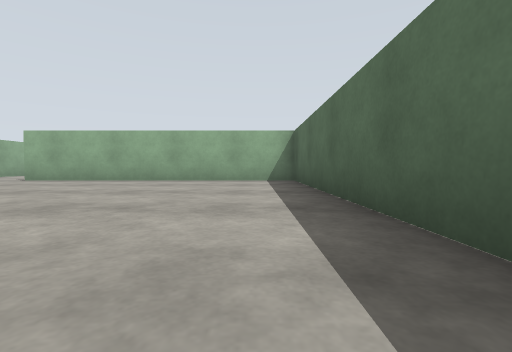
view 1 (above)

18 first-person views from a walk through a robot-simulator world made for Gazebo. The camera is 0.72 m above the floor, tilts 2° down and sees 85° across. The floor is counted in squares, 2 m on a side. Each view is taken from the middle of a square. On the plan, view 1 faces up. The plan holds only what a view shows up to about 9 squares ahead; the rest is blank.

view 2
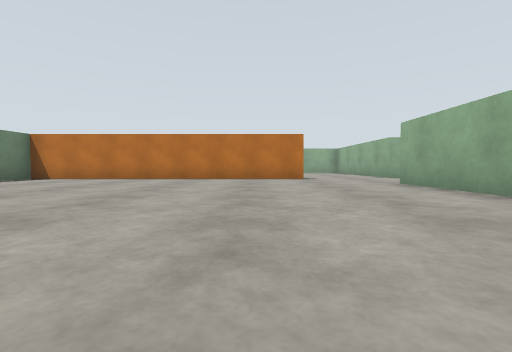

view 3
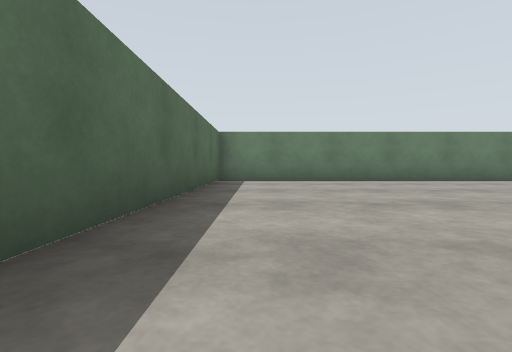

view 4
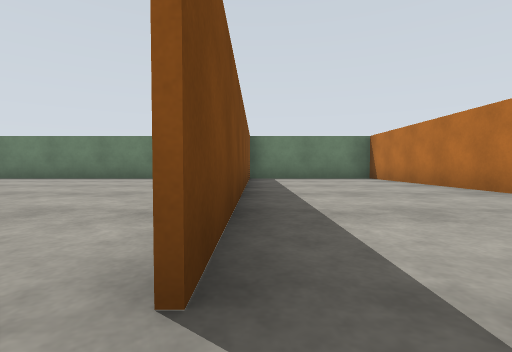

view 5
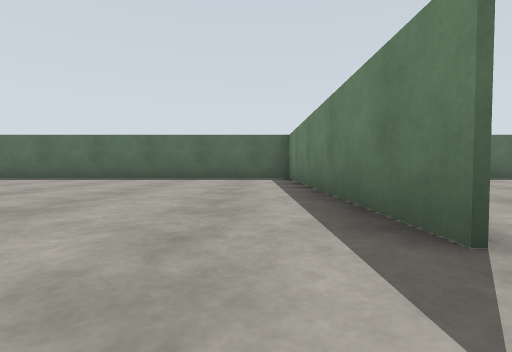

view 6
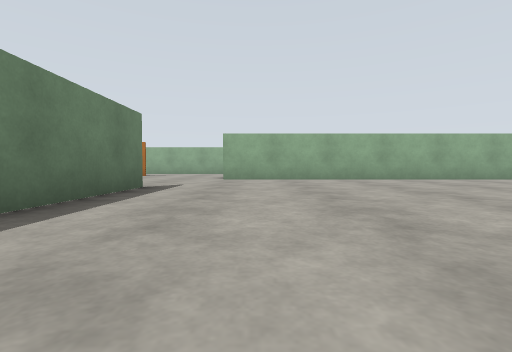

view 7
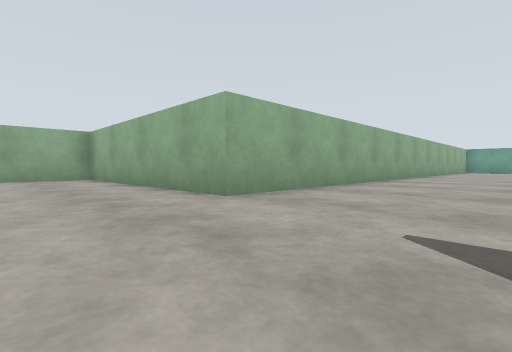

view 8
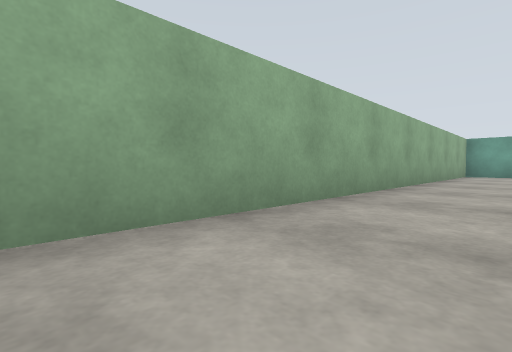

view 9
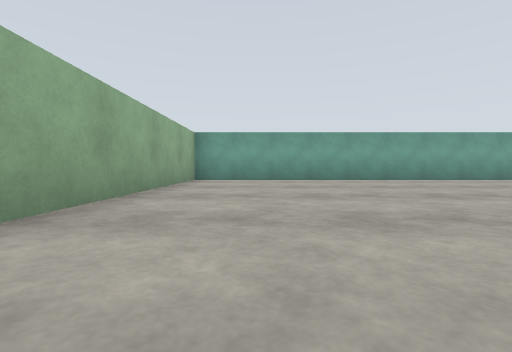

view 10
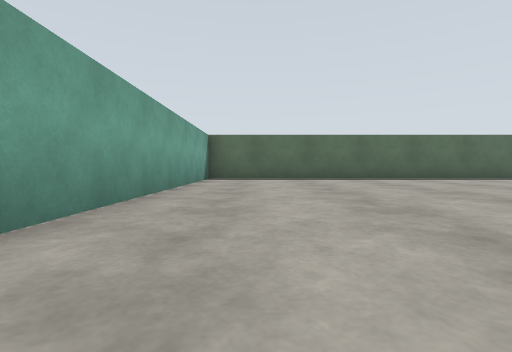

view 11
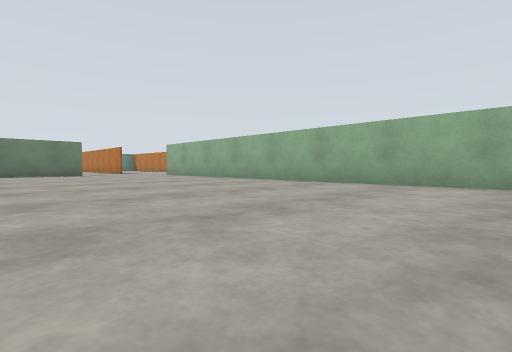

view 12
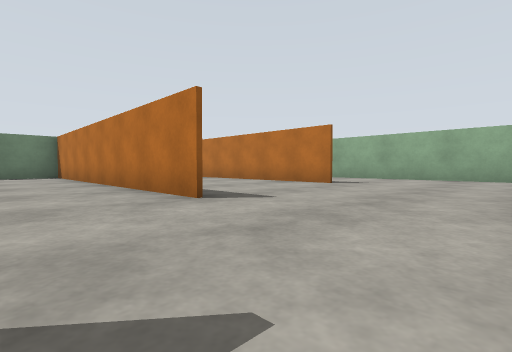

view 13
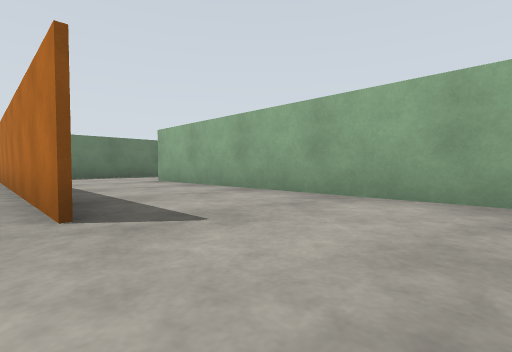

view 14
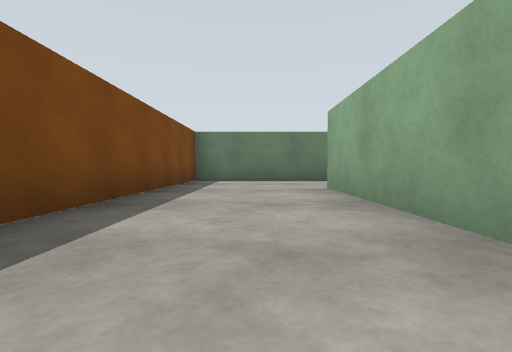

view 15
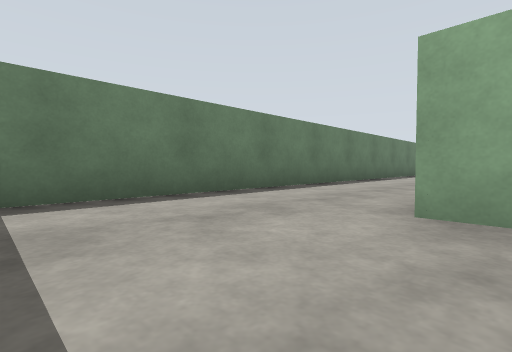

view 16
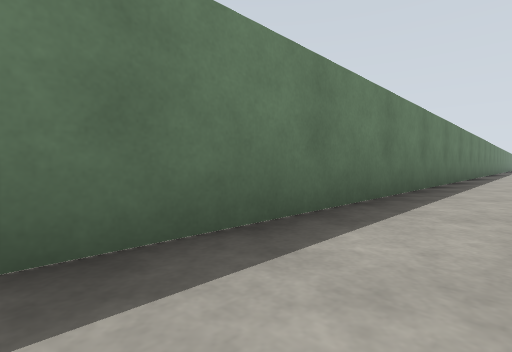

view 17
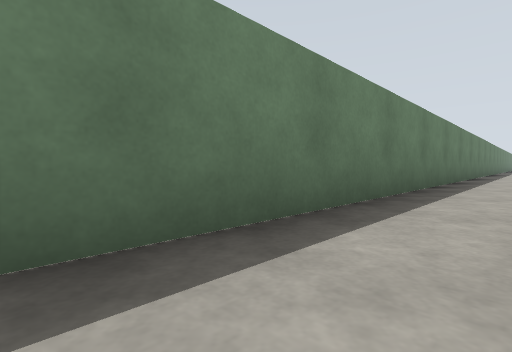

view 18
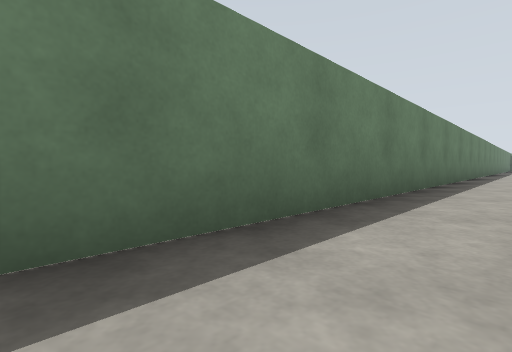

### Floor plan
Ten units are one square. View 1 is at (0, 0); x grows to the right and y downward. Boxes are objects, and circles mark ways between rooms. Rooms are numbered by the first view taken in them; rooms with no view inside come last. Other rooms are left out.
<svg viewBox="-360 -249 375 277">
<path fill="none" stroke="#000" d="M-77 -44 -77 23M-80 22 10 22 10 -70 -59 -70M-59 -71 10 -71 10 -244 -86 -244 -86 -81 -142 -81 -142 -4M-77 -54 -77 -44M-114 -50 -114 22 -114 -34M-78 14 -78 -54M-135 22 -80 22M-355 22 -135 22"/>
<circle cx="-67" cy="-60" r="3" fill="#2a7"/>
<circle cx="-130" cy="15" r="3" fill="#2a7"/>
<text x="-30" y="-20">1</text>
<text x="-60" y="-130">2</text>
<text x="-330" y="-60">3</text>
</svg>
Room 1 opens to room 2. Room 2 opens to room 3.

Where each view was taken, in squares from view 1:
view 1: 0 up, 0 right, facing up
view 2: 4 up, 0 right, facing left
view 3: 5 up, 0 right, facing down
view 4: 6 up, 8 left, facing down
view 5: 8 up, 7 left, facing right
view 6: 9 up, 1 left, facing left
view 7: 6 up, 6 left, facing up-left
view 8: 13 up, 7 left, facing up-left
view 9: 17 up, 7 left, facing up
view 10: 23 up, 7 left, facing right
view 11: 19 up, 3 left, facing down-left
view 12: 8 up, 6 left, facing down-left
view 13: 7 up, 11 left, facing down-left
view 14: 5 up, 13 left, facing down
view 15: 1 up, 12 left, facing down-left
view 16: 1 down, 18 left, facing down-left
view 17: 1 down, 21 left, facing down-left
view 18: 1 down, 24 left, facing down-left
